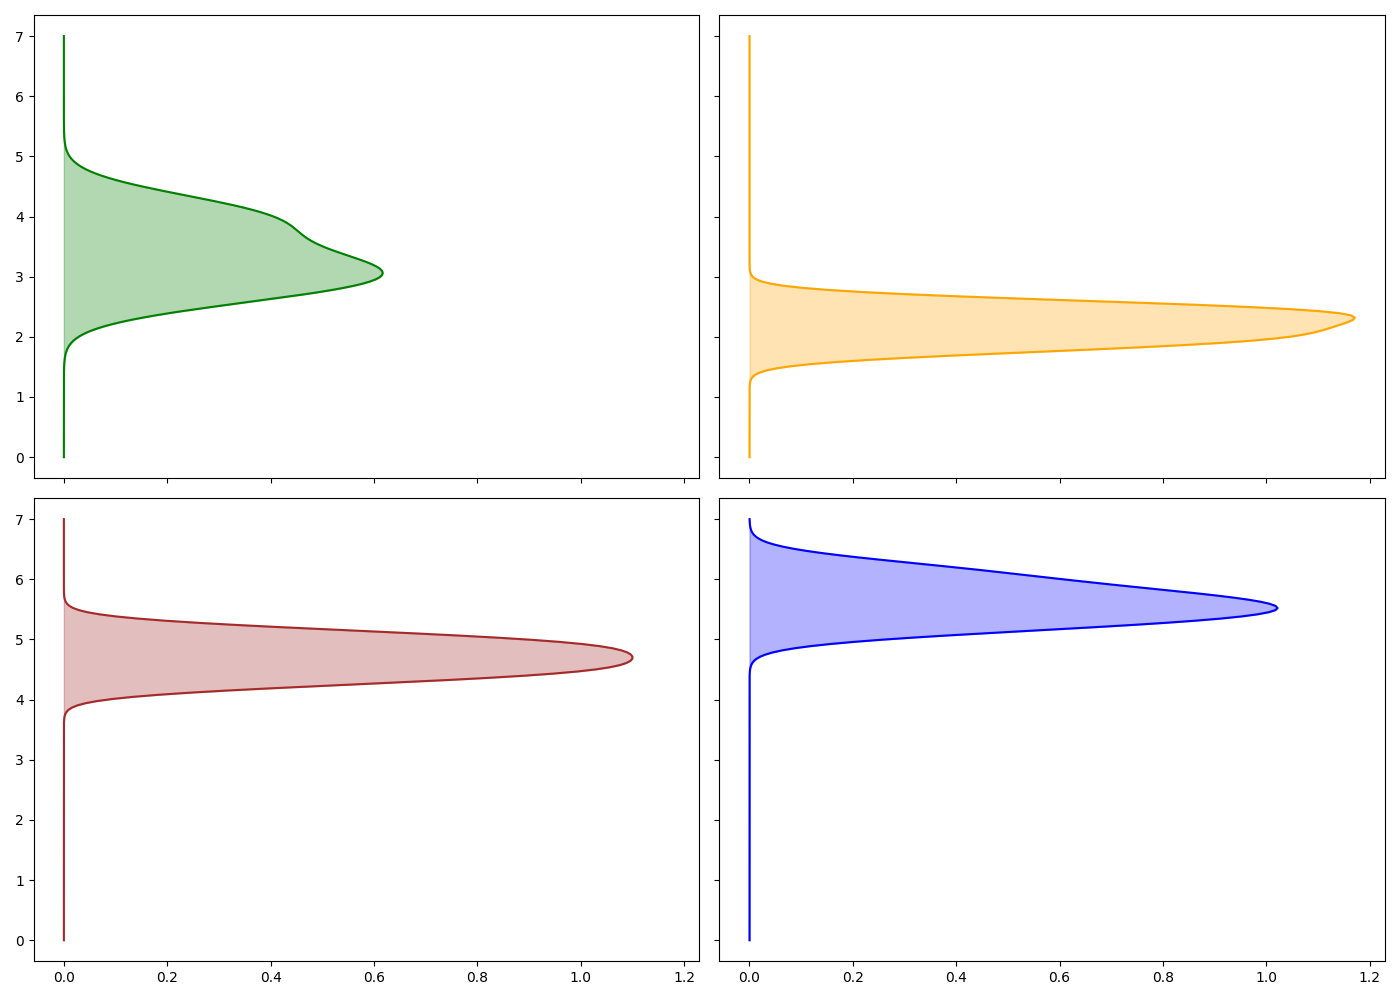

Generate this figure with Python:
import matplotlib.pyplot as plt
import numpy as np
from scipy.stats import gaussian_kde

spring_wind_speeds = np.array([3.2, 2.8, 3.5, 4.0, 3.1, 2.7, 3.8, 3.0, 4.2])
summer_wind_speeds = np.array([2.0, 1.8, 2.2, 2.5, 2.5, 1.9, 2.3, 2.4, 2.1])
autumn_wind_speeds = np.array([4.5, 4.3, 4.6, 5.0, 4.8, 4.7, 4.4, 4.9, 5.1])
winter_wind_speeds = np.array([5.5, 5.2, 5.8, 6.0, 5.6, 5.4, 5.7, 5.3, 6.2])

fig, ax = plt.subplots(2, 2, figsize=(14, 10), sharex=True, sharey=True)
wind_speed_data = [spring_wind_speeds, summer_wind_speeds, autumn_wind_speeds, winter_wind_speeds]
colors = ['green', 'orange', 'brown', 'blue']

for i, (ax_, data, color) in enumerate(zip(ax.flatten(), wind_speed_data, colors)):
    density = gaussian_kde(data)
    y_vals = np.linspace(0, 7, 200)
    x_vals = density(y_vals)

    ax_.plot(x_vals, y_vals, color=color)
    ax_.fill_betweenx(y_vals, 0, x_vals, color=color, alpha=0.3)

plt.tight_layout()
plt.show()
